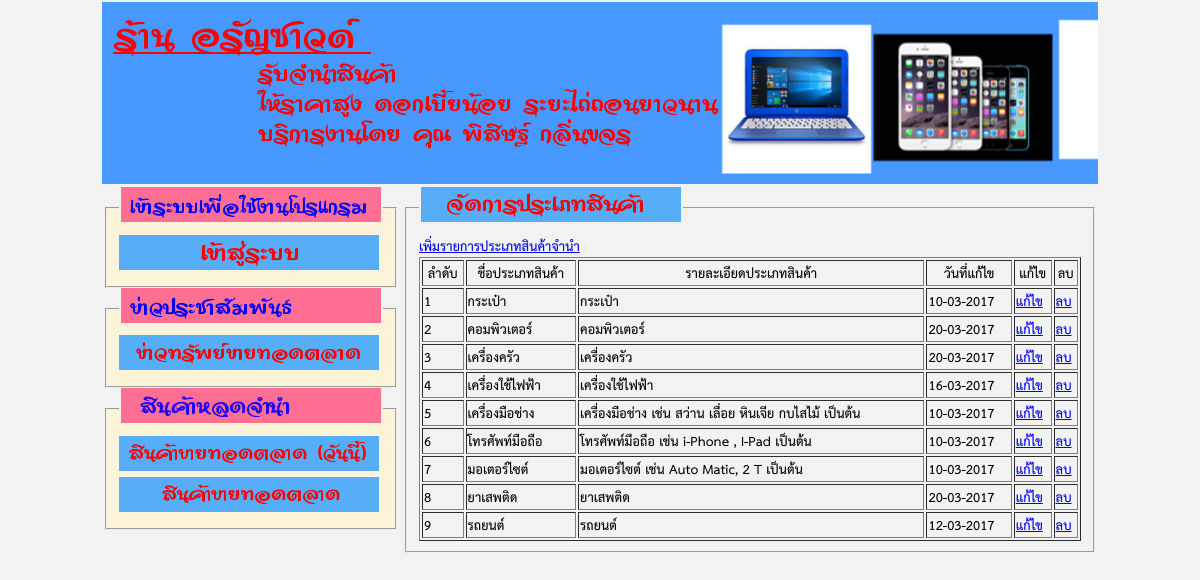
The app's page /admin/product-type-list.php with its own data.
### tables this page shows
CREATE TABLE `product_type` (
  `type_id` int(11) NOT NULL,
  `type_name` varchar(100) NOT NULL,
  `type_desc` text NOT NULL,
  `create_date` date NOT NULL,
  `create_by` int(11) NOT NULL
);

### admin/product-type-list.php (the view)
<?php include '../include/inc_header.php'; ?>
<?php
include '../database/connect.php';
$sql = "SELECT `type_id`, `type_name`, `type_desc`, DATE_FORMAT(create_date,'%d-%m-%Y') create_date, `create_by` FROM `product_type` ORDER BY type_name";
$query = mysqli_query($conn, $sql) or die(mysqli_error($conn));
?>
<fieldset>
    <legend><img src="../images/menus/crud-type.png"/></legend>
    <a href="product-type-form.php">เพิ่มรายการประเภทสินค้าจำนำ</a>
    <table border="1" width="100%">
        <thead>
            <tr>
                <th>ลำดับ</th>
                <th>ชื่อประเภทสินค้า</th>
                <th>รายละเอียดประเภทสินค้า</th>
                <th>วันที่แก้ไข</th>
                <th>แก้ไข</th>
                <th>ลบ</th>
            </tr>
        </thead>
        <tbody>
            <?php
            $auto = 1;
            while ($row = mysqli_fetch_array($query)) {
                $type_id = $row['type_id'];
                ?>
                <tr>
                    <td><?= $auto ?></td>
                    <td><?= $row['type_name'] ?></td>
                    <td><?= $row['type_desc'] ?></td>
                    <td><?= $row['create_date'] ?></td>
                    <td><a href="product-type-form.php?id=<?=$type_id?>">แก้ไข</a></td>
                    <td><a href="product-type-delete.php?id=<?=$type_id?>" onclick="return confirm('ยืนยันการลบข้อมูลนี้ ตกลง || ยกเลิก')">ลบ</a></td>
                </tr>
                <?php
                $auto++;
            }
            ?>
        </tbody>
    </table>
</fieldset>
<?php include '../include/inc_footer.php'; ?>

### css/pawn-style.css (style rules this page uses)
body * { font-family: THSarabun; }
legend { font-size: 24px; font-weight:bold; }
fieldset *:not(legend) { font-size: 19px; }

### records on screen
product_type: type_name "กระเป๋า", type_desc "กระเป๋า", create_date "10-03-2017"
product_type: type_name "คอมพิวเตอร์", type_desc "คอมพิวเตอร์", create_date "20-03-2017"
product_type: type_name "เครื่องครัว", type_desc "เครื่องครัว", create_date "20-03-2017"
product_type: type_name "เครื่องใช้ไฟฟ้า", type_desc "เครื่องใช้ไฟฟ้า", create_date "16-03-2017"
product_type: type_name "เครื่องมือช่าง", type_desc "เครื่องมือช่าง เช่น สว่าน เลื่อย หินเจีย กบไสไม้ เป็นต้น", create_date "10-03-2017"
product_type: type_name "โทรศัพท์มือถือ", type_desc "โทรศัพท์มือถือ เช่น i-Phone , I-Pad เป็นต้น", create_date "10-03-2017"
product_type: type_name "มอเตอร์ไซต์", type_desc "มอเตอร์ไซต์ เช่น Auto Matic, 2 T เป็นต้น", create_date "10-03-2017"
product_type: type_name "ยาเสพติด", type_desc "ยาเสพติด", create_date "20-03-2017"
product_type: type_name "รถยนต์", type_desc "รถยนต์", create_date "12-03-2017"
